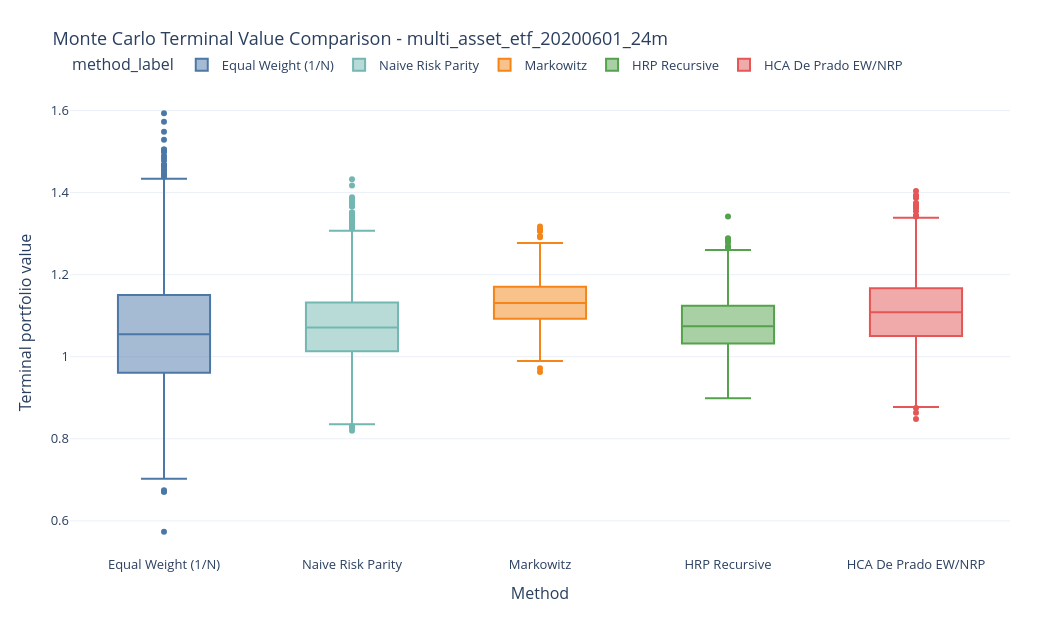

Source (notebook cell):
### Markdown cell above
## Figure 2 - Method Comparison

This figure answers: which methods are more stable across scenarios, and which ones show wider or more asymmetric terminal-value distributions?

### Code cell
fig_box = px.box(
    terminal_run,
    x='method_label',
    y='terminal_value',
    color='method_label',
    category_orders={'method_label': [method_label(m) for m in METHOD_ORDER]},
    color_discrete_map={method_label(k): v for k, v in PALETTE.items()},
    points='outliers',
)
fig_box.update_xaxes(title='Method')
fig_box.update_yaxes(title='Terminal portfolio value')
apply_paper_layout(fig_box, title=f'Monte Carlo Terminal Value Comparison - {RUN_ID}', width=1050, height=620)
save_figure(fig_box, 'figure_02_terminal_value_boxplot.html')
fig_box

### Figure 1 — Plotly figure (JSON) as saved in the notebook; plotly's stock layout.template omitted (floating-point values rounded to 4 significant figures; data arrays with more than 128 entries replaced by an {"elided": "..."} marker saying what was removed)
{"data": [{"alignmentgroup": "True", "boxpoints": "outliers", "hovertemplate": "method_label=%{x}<br>terminal_value=%{y}<extra></extra>", "legendgroup": "Equal Weight (1/N)", "marker": {"color": "#4C78A8"}, "name": "Equal Weight (1/N)", "notched": false, "offsetgroup": "Equal Weight (1/N)", "orientation": "v", "showlegend": true, "type": "box", "x": {"elided": "2000 str values"}, "x0": " ", "xaxis": "x", "y": {"elided": "2000 float values"}, "y0": " ", "yaxis": "y"}, {"alignmentgroup": "True", "boxpoints": "outliers", "hovertemplate": "method_label=%{x}<br>terminal_value=%{y}<extra></extra>", "legendgroup": "Naive Risk Parity", "marker": {"color": "#72B7B2"}, "name": "Naive Risk Parity", "notched": false, "offsetgroup": "Naive Risk Parity", "orientation": "v", "showlegend": true, "type": "box", "x": {"elided": "2000 str values"}, "x0": " ", "xaxis": "x", "y": {"elided": "2000 float values"}, "y0": " ", "yaxis": "y"}, {"alignmentgroup": "True", "boxpoints": "outliers", "hovertemplate": "method_label=%{x}<br>terminal_value=%{y}<extra></extra>", "legendgroup": "Markowitz", "marker": {"color": "#F58518"}, "name": "Markowitz", "notched": false, "offsetgroup": "Markowitz", "orientation": "v", "showlegend": true, "type": "box", "x": {"elided": "2000 str values"}, "x0": " ", "xaxis": "x", "y": {"elided": "2000 float values"}, "y0": " ", "yaxis": "y"}, {"alignmentgroup": "True", "boxpoints": "outliers", "hovertemplate": "method_label=%{x}<br>terminal_value=%{y}<extra></extra>", "legendgroup": "HRP Recursive", "marker": {"color": "#54A24B"}, "name": "HRP Recursive", "notched": false, "offsetgroup": "HRP Recursive", "orientation": "v", "showlegend": true, "type": "box", "x": {"elided": "2000 str values"}, "x0": " ", "xaxis": "x", "y": {"elided": "2000 float values"}, "y0": " ", "yaxis": "y"}, {"alignmentgroup": "True", "boxpoints": "outliers", "hovertemplate": "method_label=%{x}<br>terminal_value=%{y}<extra></extra>", "legendgroup": "HCA De Prado EW/NRP", "marker": {"color": "#E45756"}, "name": "HCA De Prado EW/NRP", "notched": false, "offsetgroup": "HCA De Prado EW/NRP", "orientation": "v", "showlegend": true, "type": "box", "x": {"elided": "2000 str values"}, "x0": " ", "xaxis": "x", "y": {"elided": "2000 float values"}, "y0": " ", "yaxis": "y"}], "layout": {"boxmode": "overlay", "font": {"size": 13}, "height": 620, "legend": {"orientation": "h", "title": {"text": "method_label"}, "tracegroupgap": 0, "x": 0, "xanchor": "left", "y": 1.02, "yanchor": "bottom"}, "margin": {"b": 65, "l": 70, "r": 40, "t": 90}, "paper_bgcolor": "white", "plot_bgcolor": "white", "title": {"text": "Monte Carlo Terminal Value Comparison - multi_asset_etf_20200601_24m"}, "width": 1050, "xaxis": {"anchor": "y", "categoryarray": ["Equal Weight (1/N)", "Naive Risk Parity", "Markowitz", "HRP Recursive", "HCA De Prado EW/NRP"], "categoryorder": "array", "domain": [0, 1], "title": {"text": "Method"}}, "yaxis": {"anchor": "x", "domain": [0, 1], "title": {"text": "Terminal portfolio value"}}}}
